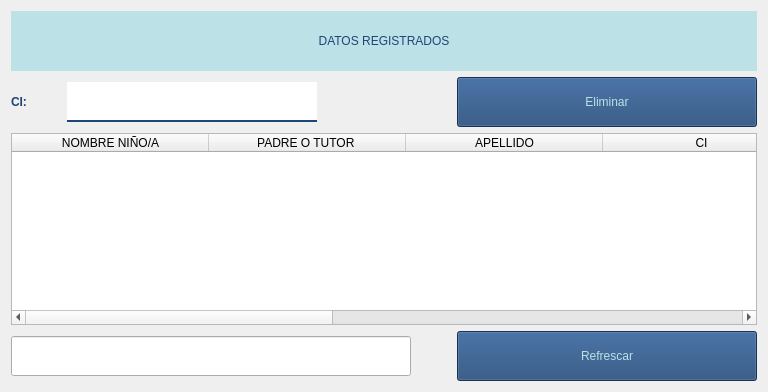
                         <widget class="QWidget" name="pagBaseDatos_2">
                          <layout class="QVBoxLayout" name="verticalLayout_6">
                           <item>
                            <widget class="QLabel" name="label_5">
                             <property name="minimumSize">
                              <size>
                               <width>0</width>
                               <height>60</height>
                              </size>
                             </property>
                             <property name="maximumSize">
                              <size>
                               <width>16777215</width>
                               <height>60</height>
                              </size>
                             </property>
                             <property name="styleSheet">
                              <string notr="true">font: 75 25pt &quot;Times New Roman&quot;;
color: rgb(31, 69,118);
background-color: rgb(188,225,231);</string>
                             </property>
                             <property name="text">
                              <string>DATOS REGISTRADOS</string>
                             </property>
                             <property name="alignment">
                              <set>Qt::AlignCenter</set>
                             </property>
                            </widget>
                           </item>
                           <item>
                            <layout class="QHBoxLayout" name="horizontalLayout">
                             <item>
                              <widget class="QLabel" name="label_26">
                               <property name="minimumSize">
                                <size>
                                 <width>50</width>
                                 <height>40</height>
                                </size>
                               </property>
                               <property name="maximumSize">
                                <size>
                                 <width>50</width>
                                 <height>40</height>
                                </size>
                               </property>
                               <property name="styleSheet">
                                <string notr="true">
color: rgb(31, 69,118);
font: 15pt &quot;Times New Roman&quot;;


</string>
                               </property>
                               <property name="text">
                                <string>&lt;html&gt;&lt;head/&gt;&lt;body&gt;&lt;p&gt;&lt;span style=&quot; font-weight:600;&quot;&gt;CI:&lt;/span&gt;&lt;/p&gt;&lt;/body&gt;&lt;/html&gt;</string>
                               </property>
                              </widget>
                             </item>
                             <item>
                              <widget class="QLineEdit" name="line_modi_3">
                               <property name="minimumSize">
                                <size>
                                 <width>250</width>
                                 <height>40</height>
                                </size>
                               </property>
                               <property name="maximumSize">
                                <size>
                                 <width>250</width>
                                 <height>40</height>
                                </size>
                               </property>
                               <property name="styleSheet">
                                <string notr="true">QLineEdit{
border:0px;
color: rgb(31, 69,118);
border-bottom:2px solid rgb(31, 69,118);
fond:75 12pt &quot;Times New Roman&quot;;
}
</string>
                               </property>
                               <property name="text">
                                <string/>
                               </property>
                              </widget>
                             </item>
                             <item>
                              <spacer name="horizontalSpacer">
                               <property name="orientation">
                                <enum>Qt::Horizontal</enum>
                               </property>
                               <property name="sizeHint" stdset="0">
                                <size>
                                 <width>40</width>
                                 <height>20</height>
                                </size>
                               </property>
                              </spacer>
                             </item>
                             <item>
                              <widget class="QPushButton" name="bt_buscar_modi_3">
                               <property name="minimumSize">
                                <size>
                                 <width>300</width>
                                 <height>50</height>
                                </size>
                               </property>
                               <property name="maximumSize">
                                <size>
                                 <width>300</width>
                                 <height>50</height>
                                </size>
                               </property>
                               <property name="styleSheet">
                                <string notr="true">background-color: rgb(31, 69,118);
color: rgb(188,225,231);

font: 15pt&quot;Kristen ITC&quot;;</string>
                               </property>
                               <property name="text">
                                <string>Eliminar</string>
                               </property>
                               <property name="icon">
                                <iconset>
                                 <normaloff>eliminarIco.png</normaloff>eliminarIco.png</iconset>
                               </property>
                               <property name="iconSize">
                                <size>
                                 <width>70</width>
                                 <height>70</height>
                                </size>
                               </property>
                              </widget>
                             </item>
                            </layout>
                           </item>
                           <item>
                            <widget class="QTableWidget" name="tablaBase_2">
                             <property name="sizePolicy">
                              <sizepolicy hsizetype="Preferred" vsizetype="Expanding">
                               <horstretch>0</horstretch>
                               <verstretch>0</verstretch>
                              </sizepolicy>
                             </property>
                             <property name="styleSheet">
                              <string notr="true"/>
                             </property>
                             <attribute name="horizontalHeaderDefaultSectionSize">
                              <number>197</number>
                             </attribute>
                             <attribute name="horizontalHeaderMinimumSectionSize">
                              <number>173</number>
                             </attribute>
                             <column>
                              <property name="text">
                               <string>NOMBRE NIÑO/A</string>
                              </property>
                             </column>
                             <column>
                              <property name="text">
                               <string>PADRE O TUTOR </string>
                              </property>
                             </column>
                             <column>
                              <property name="text">
                               <string>APELLIDO</string>
                              </property>
                             </column>
                             <column>
                              <property name="text">
                               <string>CI</string>
                              </property>
                             </column>
                             <column>
                              <property name="text">
                               <string>EDAD</string>
                              </property>
                             </column>
                             <column>
                              <property name="text">
                               <string>TELEFONO</string>
                              </property>
                             </column>
                             <column>
                              <property name="text">
                               <string>DIRECCION </string>
                              </property>
                             </column>
                            </widget>
                           </item>
                           <item>
                            <layout class="QHBoxLayout" name="horizontalLayout_12">
                             <item>
                              <widget class="QLineEdit" name="lineEdit_2">
                               <property name="minimumSize">
                                <size>
                                 <width>400</width>
                                 <height>40</height>
                                </size>
                               </property>
                               <property name="maximumSize">
                                <size>
                                 <width>400</width>
                                 <height>40</height>
                                </size>
                               </property>
                               <property name="styleSheet">
                                <string notr="true">font: 14pt &quot;MS Reference Sans Serif&quot;;
color: rgb(75,134,178);</string>
                               </property>
                               <property name="text">
                                <string/>
                               </property>
                              </widget>
                             </item>
                             <item>
                              <spacer name="horizontalSpacer_5">
                               <property name="orientation">
                                <enum>Qt::Horizontal</enum>
                               </property>
                               <property name="sizeHint" stdset="0">
                                <size>
                                 <width>40</width>
                                 <height>20</height>
                                </size>
                               </property>
                              </spacer>
                             </item>
                             <item>
                              <widget class="QPushButton" name="bt_refrescarRegistro_2">
                               <property name="minimumSize">
                                <size>
                                 <width>300</width>
                                 <height>50</height>
                                </size>
                               </property>
                               <property name="maximumSize">
                                <size>
                                 <width>300</width>
                                 <height>50</height>
                                </size>
                               </property>
                               <property name="styleSheet">
                                <string notr="true">

background-color: rgb(31, 69,118);
color: rgb(188,225,231);

font: 15pt&quot;Kristen ITC&quot;;
</string>
                               </property>
                               <property name="text">
                                <string>Refrescar</string>
                               </property>
                              </widget>
                             </item>
                            </layout>
                           </item>
                          </layout>
                         </widget>
